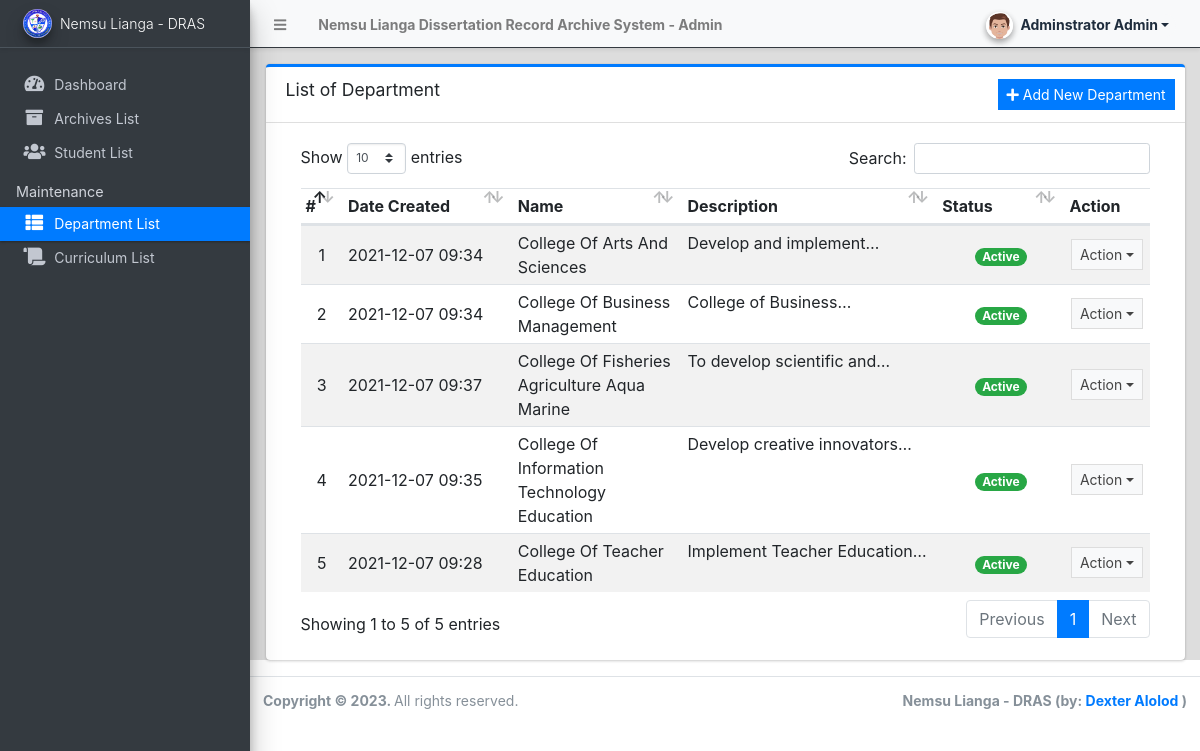
/admin/?page=departments (signed in), run on the app's committed database.
### tables this page shows
CREATE TABLE `department_list` (
  `id` int(30) NOT NULL,
  `name` text NOT NULL,
  `description` text NOT NULL,
  `status` tinyint(1) NOT NULL DEFAULT '1',
  `date_created` datetime NOT NULL DEFAULT CURRENT_TIMESTAMP,
  `date_updated` datetime DEFAULT NULL ON UPDATE CURRENT_TIMESTAMP
);

### config.php (called while the page is built, shortened)
<?php
require_once('classes/DBConnection.php');
require_once('classes/SystemSettings.php');
function validate_image($file){
	if(!empty($file)){
        $ex = explode('?',$file);
        $file = $ex[0];
        $param =  isset($ex[1]) ? '?'.$ex[1]  : '';
		if(is_file(base_app.$file)){
			return base_url.$file.$param;
		}else{
			return base_url.'dist/img/no-image-available.png';
		}
	}else{
		return base_url.'dist/img/no-image-available.png';
	}
}
function isMobileDevice(){
    $aMobileUA = array(
        '/iphone/i' => 'iPhone',
        '/ipod/i' => 'iPod',
        '/ipad/i' => 'iPad',
        '/android/i' => 'Android',
        '/blackberry/i' => 'BlackBerry',
        '/webos/i' => 'Mobile'
    );
    return false;
}
?>

### classes/DBConnection.php (called while the page is built, shortened)
<?php
class DBConnection{
    private $host = DB_SERVER;
    private $username = DB_USERNAME;
    private $password = DB_PASSWORD;
    private $database = DB_NAME;
    public $conn;
    public function __construct(){
        if (!isset($this->conn)) {
            $this->conn = new mysqli($this->host, $this->username, $this->password, $this->database);
        }
    }
}
?>

### classes/SystemSettings.php (called while the page is built, shortened)
<?php
class SystemSettings extends DBConnection{
	function userdata($field = ''){
		if(!empty($field)){
			if(isset($_SESSION['userdata'][$field]))
				return $_SESSION['userdata'][$field];
			else
				return null;
		}else{
			return false;
		}
	}
	function info($field=''){
		if(!empty($field)){
			if(isset($_SESSION['system_info'][$field]))
				return $_SESSION['system_info'][$field];
			else
				return false;
		}else{
			return false;
		}
	}
}
$_settings = new SystemSettings();
?>

### admin/departments/index.php (the view, shortened to what this page needs)
<div class="card card-outline card-primary">
	<div class="card-header">
		<h3 class="card-title">List of Department</h3>
		<div class="card-tools">
			<a href="javascript:void(0)" id="create_new" class="btn btn-flat btn-sm btn-primary"><span class="fas fa-plus"></span>  Add New Department</a>
		</div>
	</div>
	<div class="card-body">
		<div class="container-fluid">
        <div class="container-fluid">
			<table class="table table-hover table-striped">
				<colgroup>
					<col width="5%">
					<col width="20%">
					<col width="20%">
					<col width="30%">
					<col width="15%">
					<col width="10%">
				</colgroup>
				<thead>
					<tr>
						<th>#</th>
						<th>Date Created</th>
						<th>Name</th>
						<th>Description</th>
						<th>Status</th>
						<th>Action</th>
					</tr>
				</thead>
				<tbody>
					<?php
						$i = 1;
						$qry = $conn->query("SELECT * from `department_list`order by `name` asc ");
						while($row = $qry->fetch_assoc()):
					?>
						<tr>
							<td class="text-center"><?php echo $i++; ?></td>
							<td class=""><?php echo date("Y-m-d H:i",strtotime($row['date_created'])) ?></td>
							<td><?php echo ucwords($row['name']) ?></td>
							<td class="truncate-1"><?php echo $row['description'] ?></td>
							<td class="text-center">
                                <?php
                                    switch($row['status']){
                                        case '1':
                                            echo "<span class='badge badge-success badge-pill'>Active</span>";
                                            break;
                                    }
                                ?>
                            </td>
							<td align="center">
								 <button type="button" class="btn btn-flat btn-default btn-sm dropdown-toggle dropdown-icon" data-toggle="dropdown">
				                  		Action
				                  </button>
							</td>
						</tr>
					<?php endwhile; ?>
				</tbody>
			</table>
		</div>
		</div>
	</div>
</div>

### admin/index.php (shortened to what this page needs)
<?php require_once('../config.php'); ?>
 <!DOCTYPE html>
<html lang="en" class="" style="height: auto;">
<?php require_once('inc/header.php') ?>
  <body class="sidebar-mini layout-fixed control-sidebar-slide-open layout-navbar-fixed sidebar-mini-md sidebar-mini-xs" data-new-gr-c-s-check-loaded="14.991.0" data-gr-ext-installed="" style="height: auto;">
    <div class="wrapper">
     <?php require_once('inc/topBarNav.php') ?>
     <?php require_once('inc/navigation.php') ?>
     <?php $page = isset($_GET['page']) ? $_GET['page'] : 'home';  ?>
      <div class="content-wrapper pt-3" style="min-height: 567.854px;">
        <section class="content ">
          <div class="container-fluid">
            <?php
              if(!file_exists($page.".php") && !is_dir($page)){
                  include '404.html';
              }else{
                if(is_dir($page))
                  include $page.'/index.php';
                else
                  include $page.'.php';
              }
            ?>
          </div>
        </section>
      </div>
      <?php require_once('inc/footer.php') ?>
  </body>
</html>

### admin/inc/header.php (shortened to what this page needs)
<head>
    <link rel="stylesheet" href="<?php echo base_url ?>plugins/fontawesome-free/css/all.min.css">
    <link rel="stylesheet" href="<?php echo base_url ?>plugins/tempusdominus-bootstrap-4/css/tempusdominus-bootstrap-4.min.css">
  <link rel="stylesheet" href="<?php echo base_url ?>plugins/datatables-bs4/css/dataTables.bootstrap4.min.css">
  <link rel="stylesheet" href="<?php echo base_url ?>plugins/datatables-responsive/css/responsive.bootstrap4.min.css">
  <link rel="stylesheet" href="<?php echo base_url ?>plugins/datatables-buttons/css/buttons.bootstrap4.min.css">
  <link rel="stylesheet" href="<?php echo base_url ?>plugins/select2/css/select2.min.css">
  <link rel="stylesheet" href="<?php echo base_url ?>plugins/select2-bootstrap4-theme/select2-bootstrap4.min.css">
    <link rel="stylesheet" href="<?php echo base_url ?>plugins/icheck-bootstrap/icheck-bootstrap.min.css">
    <link rel="stylesheet" href="<?php echo base_url ?>plugins/jqvmap/jqvmap.min.css">
    <link rel="stylesheet" href="<?php echo base_url ?>dist/css/adminlte.css">
    <link rel="stylesheet" href="<?php echo base_url ?>dist/css/custom.css">
    <link rel="stylesheet" href="<?php echo base_url ?>plugins/overlayScrollbars/css/OverlayScrollbars.min.css">
    <link rel="stylesheet" href="<?php echo base_url ?>plugins/daterangepicker/daterangepicker.css">
    <link rel="stylesheet" href="<?php echo base_url ?>plugins/summernote/summernote-bs4.min.css">
  <link rel="stylesheet" href="<?php echo base_url ?>plugins/sweetalert2-theme-bootstrap-4/bootstrap-4.min.css">
  </head>

### admin/inc/topBarNav.php (shortened to what this page needs)
<nav class="main-header navbar navbar-expand navbar-light border  border-dark border-top-0  border-left-0 border-right-0 navbar-light text-sm shadow-sm">
  <ul class="navbar-nav">
    <li class="nav-item">
    <a class="nav-link" data-widget="pushmenu" href="#" role="button"><i class="fas fa-bars"></i></a>
    </li>
    <li class="nav-item d-none d-sm-inline-block">
      <a href="#" class="nav-link"><b><?php echo (!isMobileDevice()) ? $_settings->info('name'):$_settings->info('short_name'); ?> - Admin</b></a>
    </li>
  </ul>
  <ul class="navbar-nav ml-auto">
    <li class="nav-item">
      <div class="btn-group nav-link">
            <button type="button" class="btn btn-rounded badge badge-light dropdown-toggle dropdown-icon" data-toggle="dropdown">
              <span><img src="<?php echo validate_image($_settings->userdata('avatar')) ?>" class="img-circle elevation-2 user-img" alt="User Image"></span>
              <span class="ml-3"><?php echo ucwords($_settings->userdata('firstname').' '.$_settings->userdata('lastname')) ?></span>
            </button>
        </div>
    </li>
  </ul>
</nav>

### admin/inc/navigation.php (shortened to what this page needs)
<aside class="main-sidebar sidebar-dark-primary elevation-4 sidebar-no-expand bg-dark">
  <a href="<?php echo base_url ?>admin" class="brand-link bg-transparent text-sm shadow-sm">
  <img src="<?php echo validate_image($_settings->info('logo'))?>" alt="Store Logo" class="brand-image img-circle elevation-3 bg-black" style="width: 1.8rem;height: 1.8rem;max-height: unset;object-fit:scale-down;object-position:center center">
  <span class="brand-text font-weight-light"><?php echo $_settings->info('short_name') ?></span>
  </a>
  <div class="sidebar os-host os-theme-light os-host-overflow os-host-overflow-y os-host-resize-disabled os-host-transition os-host-scrollbar-horizontal-hidden">
    <div class="os-content-glue" style="margin: 0px -8px; width: 249px; height: 646px;"></div>
    <div class="os-padding">
      <div class="os-viewport os-viewport-native-scrollbars-invisible" style="overflow-y: scroll;">
        <div class="os-content" style="padding: 0px 8px; height: 100%; width: 100%;">
          <nav class="mt-4">
             <ul class="nav nav-pills nav-sidebar flex-column text-sm nav-compact nav-flat nav-child-indent nav-collapse-hide-child" data-widget="treeview" role="menu" data-accordion="false">
              <li class="nav-item dropdown">
                <a href="./" class="nav-link nav-home">
                  <i class="nav-icon fas fa-tachometer-alt"></i>
                  <p>
                    Dashboard
                  </p>
                </a>
              </li>
              <li class="nav-item">
                <a href="<?php echo base_url ?>admin/?page=archives" class="nav-link nav-archives">
                  <i class="nav-icon fas fa-archive"></i>
                  <p>
                    Archives List
                  </p>
                </a>
              </li>
              <li class="nav-item">
                <a href="<?php echo base_url ?>admin/?page=students" class="nav-link nav-students">
                  <i class="nav-icon fas fa-users"></i>
                  <p>
                    Student List
                  </p>
                </a>
              </li>
              <?php if($_settings->userdata('type') == 1): ?>
              <li class="nav-header">Maintenance</li>
              <li class="nav-item dropdown">
                <a href="<?php echo base_url ?>admin/?page=departments" class="nav-link nav-departments">
                  <i class="nav-icon fas fa-th-list"></i>
                  <p>
                    Department List
                  </p>
                </a>
              </li>
              <li class="nav-item dropdown">
                <a href="<?php echo base_url ?>admin/?page=curriculum" class="nav-link nav-curriculum">
                  <i class="nav-icon fas fa-scroll"></i>
                  <p>
                    Curriculum List
                  </p>
                </a>
              </li>
              <?php endif; ?>
            </ul>
          </nav>
        </div>
      </div>
    </div>
  </div>
</aside>

### admin/inc/footer.php (shortened to what this page needs)
<footer class="main-footer text-sm">
        <strong>Copyright © <?php echo date('Y') ?>.
        </strong>
        All rights reserved.
        <div class="float-right d-none d-sm-inline-block">
          <b><?php echo $_settings->info('short_name') ?> (by: <a href="https://www.websystemproject.site" target="blank">Dexter Alolod</a> )</b>
        </div>
      </footer>
    </div>

### admin/inc/topBarNav.php (style rules this page uses)
.user-img { position: absolute; height: 27px; width: 27px; object-fit: cover; left: -7%; top: -12%; }
.btn-rounded { border-radius: 50px; }

### data on the page
department_list: date_created "2021-12-07 09:34", name "College Of Arts And Sciences", description "Develop and…", status "Active"
department_list: date_created "2021-12-07 09:34", name "College Of Business Management", description "College of…", status "Active"
department_list: date_created "2021-12-07 09:37", name "College Of Fisheries Agriculture Aqua Marine", description "To develop scientific…", status "Active"
department_list: date_created "2021-12-07 09:35", name "College Of Information Technology Education", description "Develop creative…", status "Active"
department_list: date_created "2021-12-07 09:28", name "College Of Teacher Education", description "Implement Teacher…", status "Active"

### other printed values
$_settings->info('name') "Nemsu Lianga Dissertation Record Archive System"
$_settings->userdata('firstname').' '.$_settings->userdata('lastname') "Adminstrator Admin"
$_settings->info('short_name') "Nemsu Lianga - DRAS"
